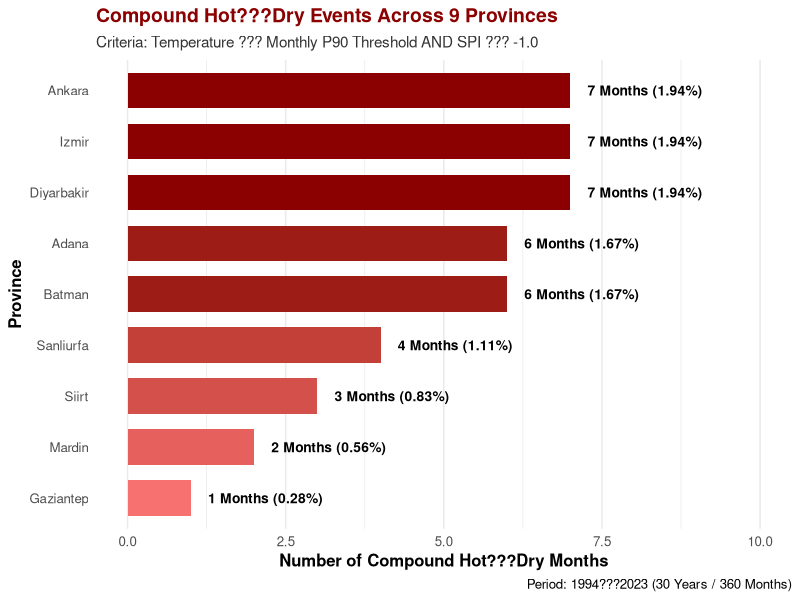
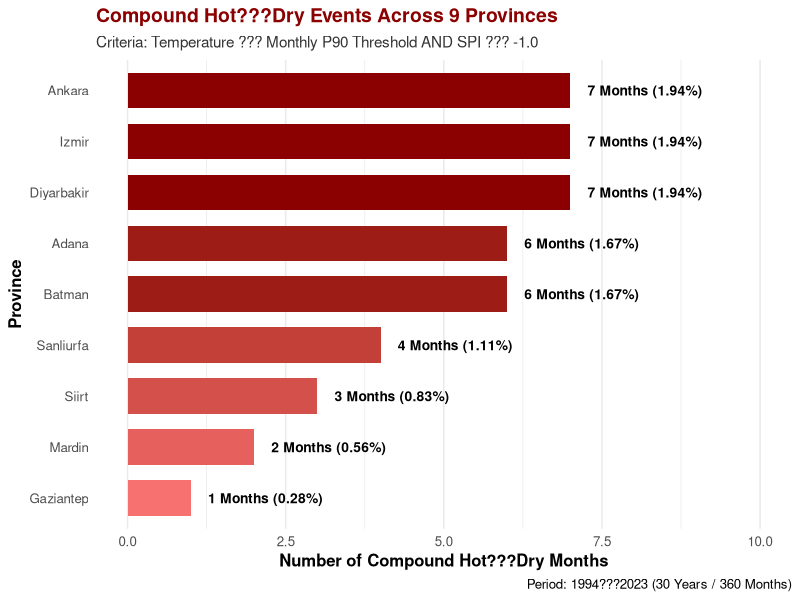

These charts were generated, in order, by the following R code:
# ==============================================================================
# COMPOUND HOT???DRY EVENT ANALYSIS
# Methodology: Same Month Temperature >= P90 AND SPI <= -1.0
# ==============================================================================

# 1. Load required packages
if (!require("tidyverse")) install.packages("tidyverse")
if (!require("lubridate")) install.packages("lubridate")
if (!require("scales")) install.packages("scales")

library(tidyverse)
library(lubridate)
library(scales)

# ------------------------------------------------------------------------------
# 2. SAMPLE DATA GENERATION (Skip this section if using your own dataframe)
# ------------------------------------------------------------------------------
set.seed(42)

provinces <- c("Diyarbakir", "Sanliurfa", "Gaziantep", "Mardin", 
               "Batman", "Siirt", "Adana", "Izmir", "Ankara")

dates <- seq.Date(from = as.Date("1994-01-01"), to = as.Date("2023-12-01"), by = "month")

df <- expand.grid(Province = provinces, Date = dates) %>%
  mutate(
    Year = year(Date),
    Month = month(Date),
    # Simulating seasonal mean temperature
    Base_Temp = ifelse(Province %in% c("Izmir", "Ankara"), 14, 18),
    Temp = Base_Temp + 15 * sin((Month - 4) * pi / 6) + rnorm(n(), mean = 0, sd = 2),
    Temp = round(Temp, 2),
    # Standard normal SPI values
    SPI = round(rnorm(n(), mean = 0, sd = 1), 2)
  ) %>%
  select(-Base_Temp)

# ------------------------------------------------------------------------------
# 3. P90 TEMPERATURE THRESHOLD & COMPOUND EVENT IDENTIFICATION
# ------------------------------------------------------------------------------

# Calculate monthly P90 temperature threshold for each province and month
p90_thresholds <- df %>%
  group_by(Province, Month) %>%
  summarise(
    P90_Temp = quantile(Temp, probs = 0.90, na.rm = TRUE),
    .groups = "drop"
  )

# Merge P90 thresholds and identify Compound Hot-Dry Events
analysis_results <- df %>%
  inner_join(p90_thresholds, by = c("Province", "Month")) %>%
  mutate(
    Is_Hot = Temp >= P90_Temp,
    Is_Dry = SPI <= -1.0,
    Compound_Hot_Dry = Is_Hot & Is_Dry
  )

# ------------------------------------------------------------------------------
# 4. SUMMARY TABLE CREATION
# ------------------------------------------------------------------------------
summary_table <- analysis_results %>%
  group_by(Province) %>%
  summarise(
    Total_Months = n(),
    Mean_Temp = round(mean(Temp), 2),
    Max_Temp = round(max(Temp), 2),
    Min_SPI = round(min(SPI), 2),
    Compound_Event_Count = sum(Compound_Hot_Dry),
    Frequency_Pct = round((Compound_Event_Count / Total_Months) * 100, 2)
  ) %>%
  arrange(desc(Compound_Event_Count))

print("=== COMPOUND HOT-DRY SUMMARY TABLE ===")
print(summary_table)

# ------------------------------------------------------------------------------
# 5. ENGLISH GGPLOT2 VISUALIZATION
# ------------------------------------------------------------------------------

p <- ggplot(summary_table, aes(x = reorder(Province, Compound_Event_Count), 
                               y = Compound_Event_Count, 
                               fill = Compound_Event_Count)) +
  geom_col(show.legend = FALSE, width = 0.7) +
  geom_text(aes(label = paste0(Compound_Event_Count, " Months (", Frequency_Pct, "%)")), 
            hjust = -0.15, size = 3.5, fontface = "bold") +
  scale_fill_gradient(low = "#f87171", high = "#8b0000") +
  coord_flip() +
  scale_y_continuous(limits = c(0, max(summary_table$Compound_Event_Count) + 3)) +
  theme_minimal(base_size = 12) +
  labs(
    title = "Compound Hot???Dry Events Across 9 Provinces",
    subtitle = "Criteria: Temperature ??? Monthly P90 Threshold AND SPI ??? -1.0",
    x = "Province",
    y = "Number of Compound Hot???Dry Months",
    caption = "Period: 1994???2023 (30 Years / 360 Months)"
  ) +
  theme(
    plot.title = element_text(face = "bold", size = 14, color = "#8b0000"),
    plot.subtitle = element_text(size = 11, color = "#333333"),
    axis.title = element_text(face = "bold"),
    panel.grid.major.y = element_blank()
  )

print(p)

# Save plot in high resolution
ggsave("Compound_Hot_Dry_Events_9_Provinces.png", plot = p, width = 10, height = 6, dpi = 300)
